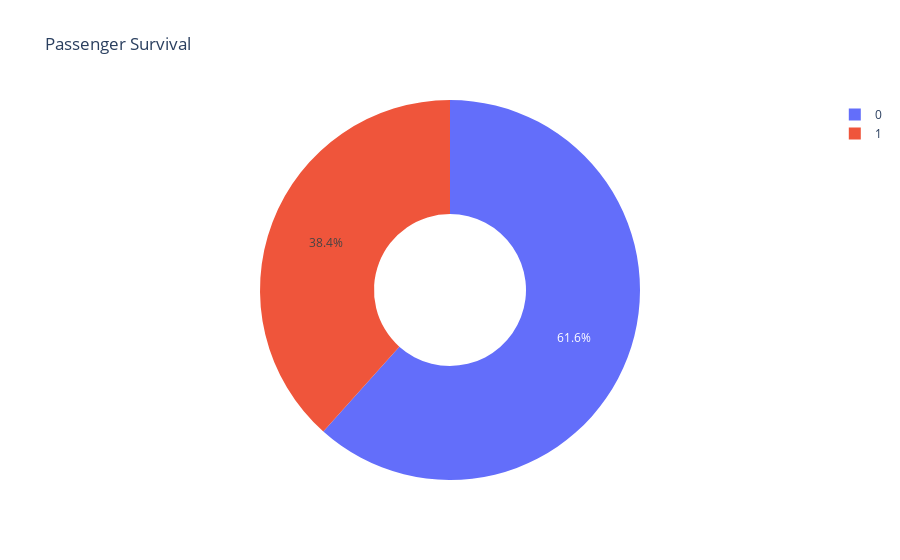

The cell this chart's notebook holds for it:
### Markdown cell above
|Aspect|Elaboration|
|-|-|
|justification of chart||
|results||

### Code cell
fig = px.pie(df, names='Survived', title='Passenger Survival', hole=0.4)
fig.show()

### Figure 1 — Plotly figure (JSON) as saved in the notebook; plotly's stock layout.template omitted (floating-point values rounded to 4 significant figures; data arrays with more than 128 entries replaced by an {"elided": "..."} marker saying what was removed)
{"data": [{"domain": {"x": [0, 1], "y": [0, 1]}, "hole": 0.4, "hovertemplate": "Survived=%{label}<extra></extra>", "labels": {"elided": "891 int values"}, "legendgroup": "", "name": "", "showlegend": true, "type": "pie"}], "layout": {"legend": {"tracegroupgap": 0}, "title": {"text": "Passenger Survival"}}}
